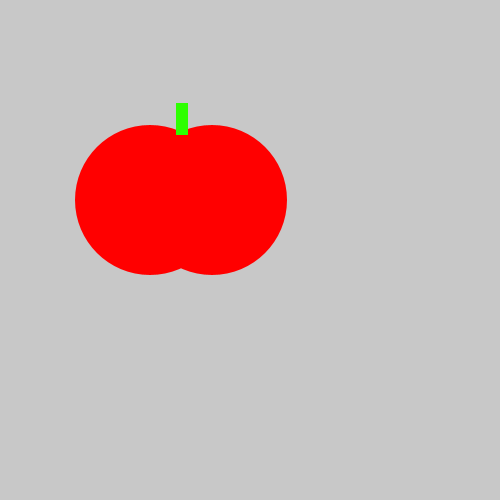
Frame 1 (no input)
Frame 60 (the mouse pressed at the canvas centre just before this capture): identical to frame 1, image omitted
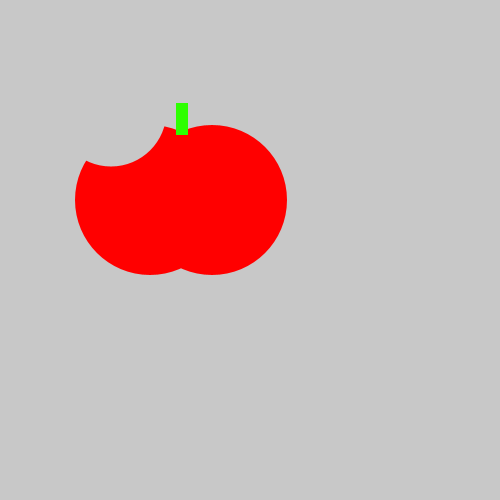
Frame 120 (the mouse held since frame 60 and released just before this capture)

The Processing sketch that drew these frames (run headless with seeded random() and noise(); from frame 60 on, the mouse is pressed at the canvas centre):

// Processing sketch: tomato
// ── tomato.pde

void setup() {
  size(500, 500);
}
void draw() {
  background(200, 200, 200);
  noStroke();
 fill(255,0,0);
  ellipse(150, 200, 150, 150);
  ellipse(212, 200, 150, 150);
  fill(45,255,0);
  rect(176, 103, 12, 32);
if(mousePressed){
fill(200,200,200);
ellipse(111,111,111,111);
}
}
